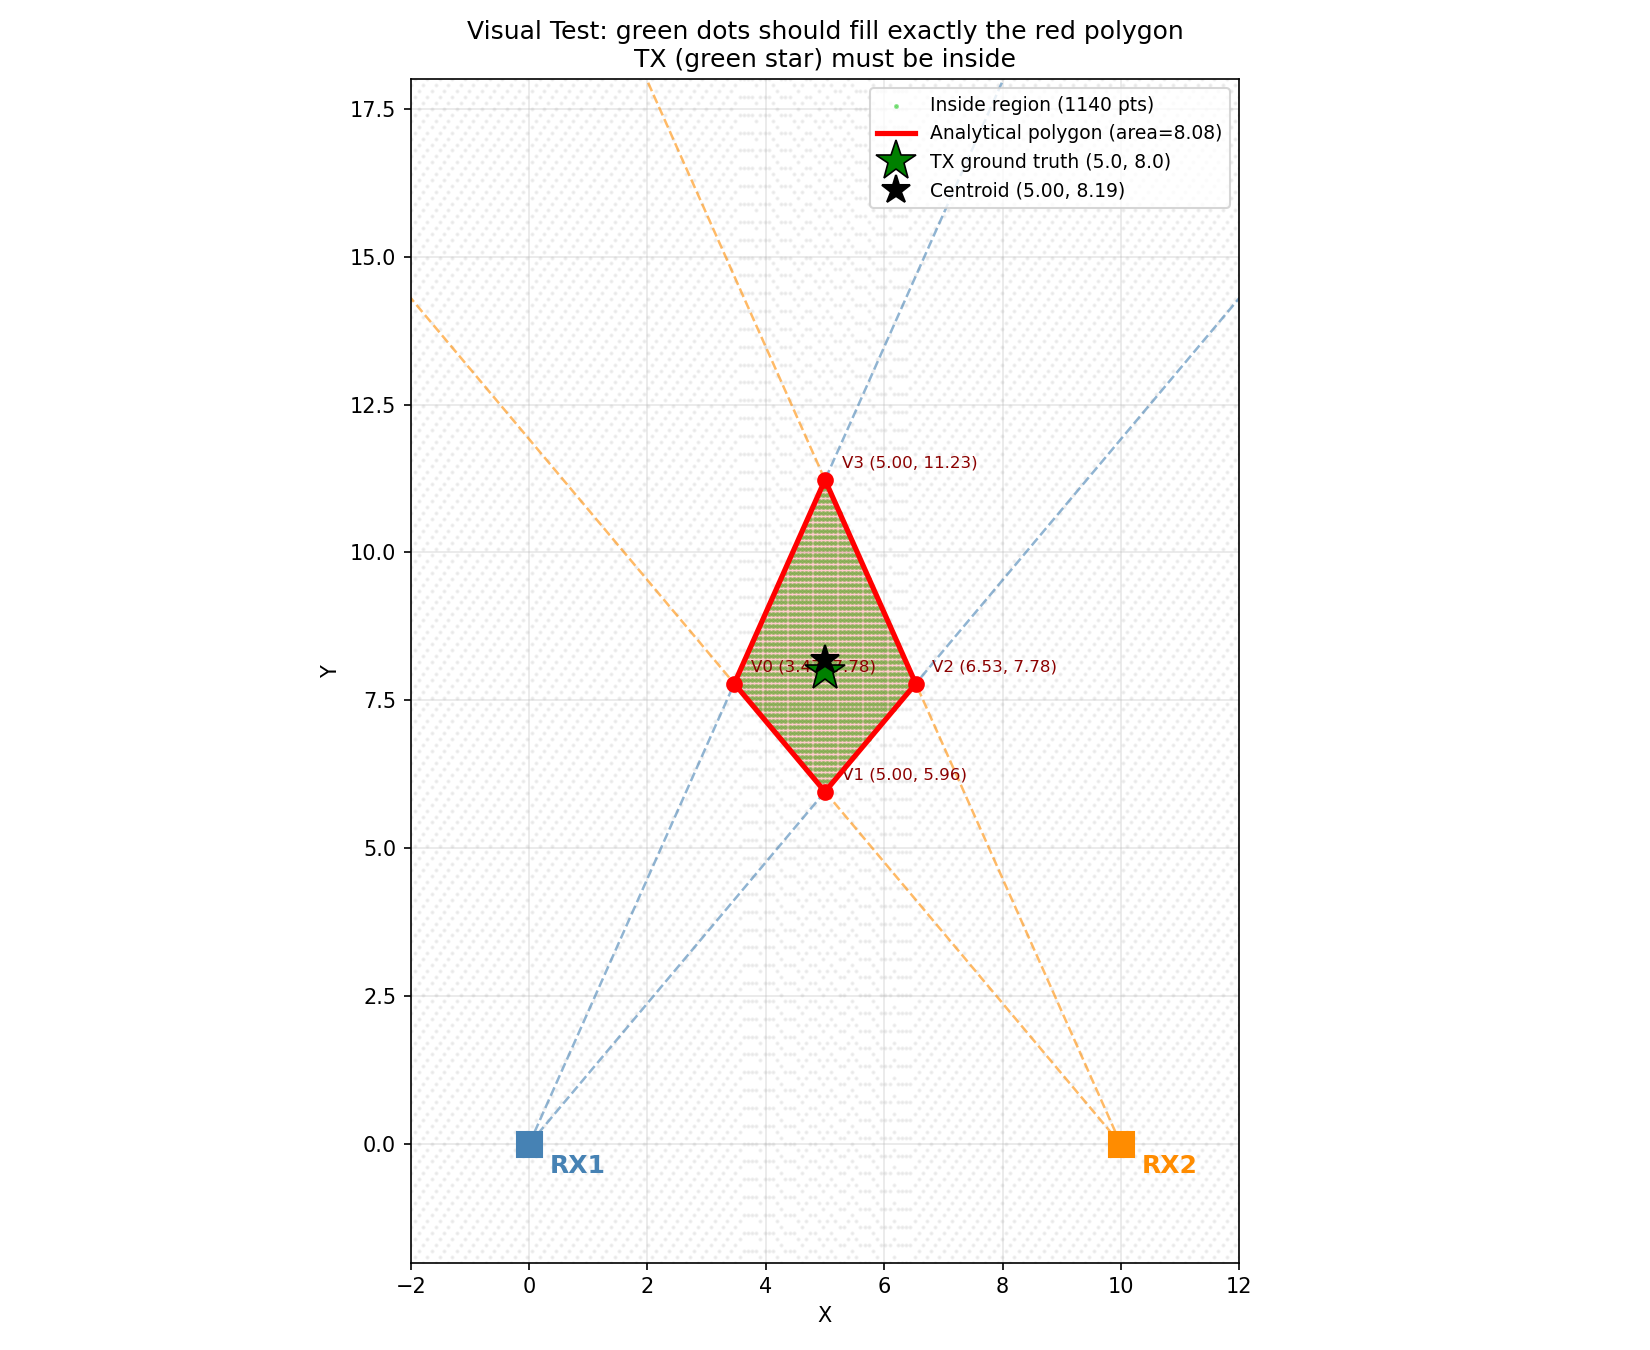

Generate this figure with Python:
"""
Visual test for geolocation plot.

Generates a plot with:
  - The analytical polygon (red)
  - The known TX position (green star)
  - A grid of test points colored green (inside region) / grey (outside)

If the polygon is correct, the green dots should fill exactly the red area
and the TX star should sit inside it.
"""

import numpy as np
import matplotlib.pyplot as plt
import sys, os

sys.path.insert(0, os.path.dirname(os.path.abspath(__file__)))
from geolocation import compute_intersection, shoelace_area

TOLERANCE = 1e-6


def point_in_region(px, py, rx1, rx2):
    """Check if point satisfies all 4 half-plane inequalities."""
    for rx in [rx1, rx2]:
        t_min = np.radians(rx["min_angle"])
        t_max = np.radians(rx["max_angle"])
        cross_min = np.cos(t_min) * (py - rx["y"]) - np.sin(t_min) * (px - rx["x"])
        cross_max = np.cos(t_max) * (py - rx["y"]) - np.sin(t_max) * (px - rx["x"])
        if cross_min < -TOLERANCE or cross_max > TOLERANCE:
            return False
    return True


def test_plot_visual():
    # ── Known transmitter ──
    TX = {"x": 5.0, "y": 8.0}

    rx1_pos = (0.0, 0.0)
    rx2_pos = (10.0, 0.0)

    angle1 = np.degrees(np.arctan2(TX["y"] - rx1_pos[1], TX["x"] - rx1_pos[0]))
    angle2 = np.degrees(np.arctan2(TX["y"] - rx2_pos[1], TX["x"] - rx2_pos[0]))

    spread = 8.0
    RX1 = {"x": rx1_pos[0], "y": rx1_pos[1],
            "min_angle": angle1 - spread, "max_angle": angle1 + spread}
    RX2 = {"x": rx2_pos[0], "y": rx2_pos[1],
            "min_angle": angle2 - spread, "max_angle": angle2 + spread}

    area, vertices = compute_intersection(RX1, RX2)
    assert vertices, "No intersection found"

    # ── Sample a grid of points and classify ──
    xs = np.linspace(-2, 12, 200)
    ys = np.linspace(-2, 18, 200)
    inside_x, inside_y = [], []
    outside_x, outside_y = [], []

    for x in xs:
        for y in ys:
            if point_in_region(x, y, RX1, RX2):
                inside_x.append(x)
                inside_y.append(y)
            else:
                outside_x.append(x)
                outside_y.append(y)

    # ── Monte Carlo area check ──
    # The ratio of inside points × total grid area should ≈ analytical area
    grid_area = (xs[-1] - xs[0]) * (ys[-1] - ys[0])
    total_pts = len(xs) * len(ys)
    mc_area = len(inside_x) / total_pts * grid_area
    print(f"\n  Analytical area : {area:.4f}")
    print(f"  Monte Carlo area: {mc_area:.4f}  (grid {len(xs)}x{len(ys)})")
    print(f"  Difference      : {abs(area - mc_area):.4f}  ({abs(area - mc_area)/area*100:.2f}%)")
    assert abs(area - mc_area) / area < 0.05, \
        f"FAIL: MC area {mc_area:.4f} differs from analytical {area:.4f} by > 5%"
    print(f"  [PASS] Monte Carlo area matches analytical (< 5% error)")

    # ── Plot ──
    fig, ax = plt.subplots(figsize=(11, 9))

    # Grey outside points (sparse for speed)
    ax.scatter(outside_x[::3], outside_y[::3], s=1, c="lightgrey", alpha=0.3, zorder=1)

    # Green inside points
    ax.scatter(inside_x, inside_y, s=2, c="limegreen", alpha=0.5, zorder=2,
               label=f"Inside region ({len(inside_x)} pts)")

    # Draw the analytical polygon on top
    poly_x = [v[0] for v in vertices] + [vertices[0][0]]
    poly_y = [v[1] for v in vertices] + [vertices[0][1]]
    ax.fill(poly_x, poly_y, color="red", alpha=0.20, zorder=3)
    ax.plot(poly_x, poly_y, color="red", linewidth=2.5, zorder=4,
            label=f"Analytical polygon (area={area:.2f})")

    # Vertex labels
    for i, (vx, vy) in enumerate(vertices):
        ax.plot(vx, vy, "ro", markersize=7, zorder=5)
        ax.annotate(f"V{i} ({vx:.2f}, {vy:.2f})", (vx, vy),
                    textcoords="offset points", xytext=(8, 6),
                    fontsize=8, color="darkred")

    # Draw rays
    ray_len = 25
    colors = {"RX1": "steelblue", "RX2": "darkorange"}
    for rx, name in [(RX1, "RX1"), (RX2, "RX2")]:
        for ang in [rx["min_angle"], rx["max_angle"]]:
            theta = np.radians(ang)
            ax.plot([rx["x"], rx["x"] + ray_len * np.cos(theta)],
                    [rx["y"], rx["y"] + ray_len * np.sin(theta)],
                    color=colors[name], linewidth=1.2, linestyle="--", alpha=0.6)

    # Receivers
    for rx, name, col in [(RX1, "RX1", "steelblue"), (RX2, "RX2", "darkorange")]:
        ax.plot(rx["x"], rx["y"], "s", color=col, markersize=12, zorder=6)
        ax.annotate(name, (rx["x"], rx["y"]), textcoords="offset points",
                    xytext=(10, -14), fontsize=12, fontweight="bold", color=col)

    # TX ground truth
    ax.plot(TX["x"], TX["y"], "*", color="green", markersize=20, zorder=7,
            markeredgecolor="black", markeredgewidth=0.8,
            label=f"TX ground truth ({TX['x']}, {TX['y']})")

    # Centroid
    cx = np.mean([v[0] for v in vertices])
    cy = np.mean([v[1] for v in vertices])
    ax.plot(cx, cy, "k*", markersize=14, zorder=7,
            label=f"Centroid ({cx:.2f}, {cy:.2f})")

    ax.set_xlim(-2, 12)
    ax.set_ylim(-2, 18)
    ax.set_aspect("equal")
    ax.set_xlabel("X")
    ax.set_ylabel("Y")
    ax.set_title("Visual Test: green dots should fill exactly the red polygon\n"
                 "TX (green star) must be inside", fontsize=12)
    ax.legend(loc="upper right", fontsize=9)
    ax.grid(True, alpha=0.3)
    plt.tight_layout()

    out = "test_geolocation_plot.png"
    plt.savefig(out, dpi=150)
    print(f"\n  Plot saved to {out}")
    print(f"  [PASS] Visual test complete — inspect the plot")


if __name__ == "__main__":
    test_plot_visual()
